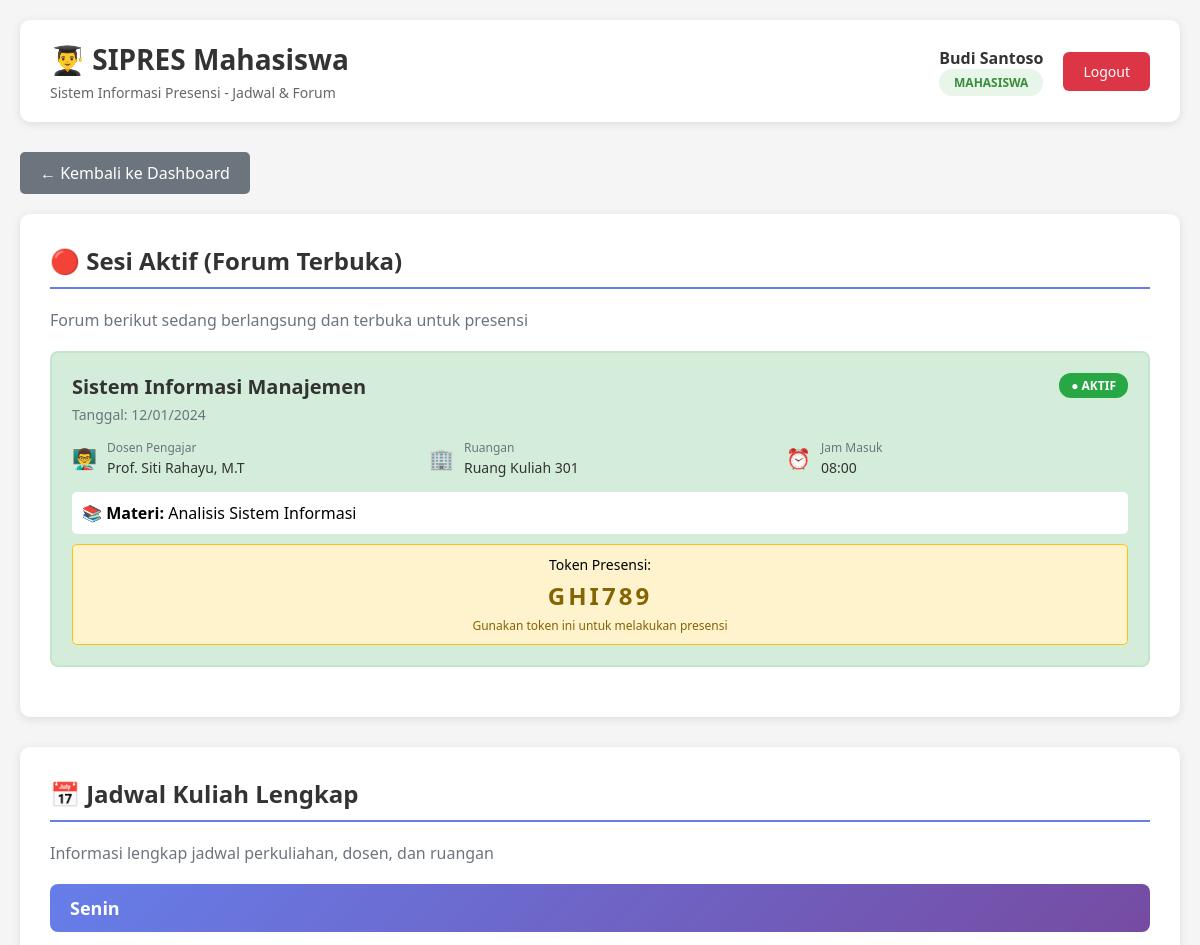
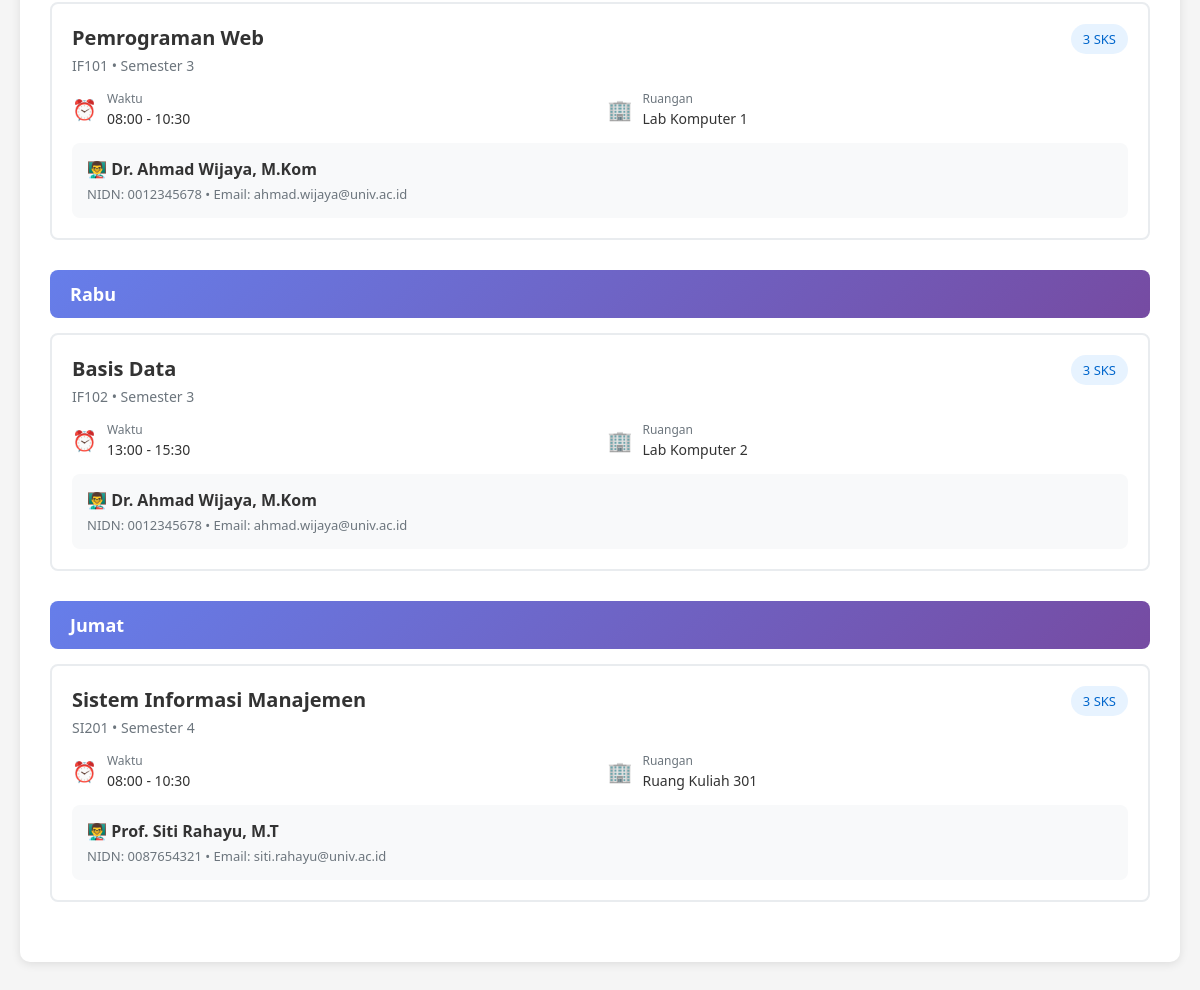
/modules/mahasiswa/jadwal.php (signed in), run on the app's committed database (2 pictures, top to bottom).
### tables this page shows
CREATE TABLE jurnal_perkuliahan (
    id_jurnal INT AUTO_INCREMENT PRIMARY KEY,
    id_jadwal INT NOT NULL,
    tanggal DATE NOT NULL,
    jam_masuk TIME NOT NULL,
    jam_keluar TIME NULL,
    materi_kuliah TEXT,
    token_presensi VARCHAR(6) NOT NULL COMMENT 'Token unik 6 karakter untuk mahasiswa',
    status_sesi ENUM('Open', 'Closed') DEFAULT 'Open',
    created_at TIMESTAMP DEFAULT CURRENT_TIMESTAMP,
    updated_at TIMESTAMP DEFAULT CURRENT_TIMESTAMP ON UPDATE CURRENT_TIMESTAMP,
    FOREIGN KEY (id_jadwal) REFERENCES jadwal_kuliah(id_jadwal) ON DELETE RESTRICT,
    INDEX idx_tanggal (tanggal),
    INDEX idx_token (token_presensi),
    INDEX idx_status (status_sesi),
    INDEX idx_jadwal (id_jadwal)
);

CREATE TABLE matakuliah (
    id_mk INT AUTO_INCREMENT PRIMARY KEY,
    kode_mk VARCHAR(20) NOT NULL UNIQUE,
    nama_mk VARCHAR(100) NOT NULL,
    sks INT NOT NULL,
    semester INT NOT NULL,
    created_at TIMESTAMP DEFAULT CURRENT_TIMESTAMP,
    INDEX idx_kode_mk (kode_mk),
    INDEX idx_semester (semester)
);

CREATE TABLE dosen (
    id_dosen INT AUTO_INCREMENT PRIMARY KEY,
    nidn VARCHAR(20) NOT NULL UNIQUE COMMENT 'NIDN/NIP Dosen',
    nama_lengkap VARCHAR(100) NOT NULL,
    email VARCHAR(100),
    no_telp VARCHAR(15),
    user_id INT NOT NULL,
    created_at TIMESTAMP DEFAULT CURRENT_TIMESTAMP,
    FOREIGN KEY (user_id) REFERENCES users(id_user) ON DELETE CASCADE,
    UNIQUE KEY unique_user (user_id),
    INDEX idx_nidn (nidn)
);

CREATE TABLE jadwal_kuliah (
    id_jadwal INT AUTO_INCREMENT PRIMARY KEY,
    id_mk INT NOT NULL,
    id_dosen INT NOT NULL,
    hari ENUM('Senin', 'Selasa', 'Rabu', 'Kamis', 'Jumat', 'Sabtu', 'Minggu') NOT NULL,
    jam_mulai TIME NOT NULL,
    jam_selesai TIME NOT NULL,
    ruangan VARCHAR(50) NOT NULL,
    created_at TIMESTAMP DEFAULT CURRENT_TIMESTAMP,
    FOREIGN KEY (id_mk) REFERENCES matakuliah(id_mk) ON DELETE RESTRICT,
    FOREIGN KEY (id_dosen) REFERENCES dosen(id_dosen) ON DELETE RESTRICT,
    INDEX idx_hari (hari),
    INDEX idx_dosen (id_dosen),
    INDEX idx_mk (id_mk)
);

### modules/mahasiswa/jadwal.php (the view, shortened to what this page needs)
<?php
$nama = $_SESSION['nama'] ?? 'Mahasiswa';
$conn = getDBConnection();
$jadwal_query = "SELECT jk.id_jadwal, mk.kode_mk, mk.nama_mk, mk.sks, mk.semester,
                        d.nama_lengkap as nama_dosen, d.nidn, d.email as email_dosen,
                        jk.hari, jk.jam_mulai, jk.jam_selesai, jk.ruangan
                 FROM jadwal_kuliah jk
                 JOIN matakuliah mk ON jk.id_mk = mk.id_mk
                 JOIN dosen d ON jk.id_dosen = d.id_dosen
                 ORDER BY
                     FIELD(jk.hari, 'Senin', 'Selasa', 'Rabu', 'Kamis', 'Jumat', 'Sabtu', 'Minggu'),
                     jk.jam_mulai";
$jadwal_result = $conn->query($jadwal_query);
$open_sessions_query = "SELECT jp.id_jurnal, jp.tanggal, jp.jam_masuk, jp.token_presensi,
                               jp.materi_kuliah, jp.status_sesi,
                               mk.nama_mk, d.nama_lengkap as nama_dosen, jk.ruangan, jk.hari
                        FROM jurnal_perkuliahan jp
                        JOIN jadwal_kuliah jk ON jp.id_jadwal = jk.id_jadwal
                        JOIN matakuliah mk ON jk.id_mk = mk.id_mk
                        JOIN dosen d ON jk.id_dosen = d.id_dosen
                        WHERE jp.status_sesi = 'Open'
                        ORDER BY jp.tanggal DESC, jp.jam_masuk DESC";
$open_sessions = $conn->query($open_sessions_query);
?>
<!DOCTYPE html>
<html lang="id">
<head>
    <link rel="stylesheet" href="/assets/css/dashboard.css">
</head>
<body>
    <div class="dashboard-container">
        <div class="header">
            <div class="header-left">
                <h1>👨‍🎓 SIPRES Mahasiswa</h1>
                <p>Sistem Informasi Presensi - Jadwal & Forum</p>
            </div>
            <div class="header-right">
                <div class="user-info">
                    <div class="user-name"><?php echo htmlspecialchars($nama); ?></div>
                    <div class="user-role">
                        <span class="role-badge mahasiswa">Mahasiswa</span>
                    </div>
                </div>
                <a href="/auth/logout.php" class="btn-logout">Logout</a>
            </div>
        </div>
        <a href="/modules/mahasiswa/dashboard.php" class="btn-back">← Kembali ke Dashboard</a>
        <?php if ($open_sessions->num_rows > 0): ?>
            <div class="schedule-container">
                <h2 class="section-title">🔴 Sesi Aktif (Forum Terbuka)</h2>
                <p style="color: #6c757d; margin-bottom: 20px;">
                    Forum berikut sedang berlangsung dan terbuka untuk presensi
                </p>
                <?php while ($session = $open_sessions->fetch_assoc()): ?>
                    <div class="schedule-card open-session">
                        <div class="schedule-header">
                            <div>
                                <div class="course-title">
                                    <?php echo htmlspecialchars($session['nama_mk']); ?>
                                </div>
                                <div class="course-code">
                                    Tanggal: <?php echo date('d/m/Y', strtotime($session['tanggal'])); ?>
                                </div>
                            </div>
                            <span class="open-badge">● AKTIF</span>
                        </div>
                        <div class="schedule-details">
                            <div class="detail-item">
                                <span class="detail-icon">👨‍🏫</span>
                                <div class="detail-content">
                                    <div class="detail-label">Dosen Pengajar</div>
                                    <div class="detail-value"><?php echo htmlspecialchars($session['nama_dosen']); ?></div>
                                </div>
                            </div>
                            <div class="detail-item">
                                <span class="detail-icon">🏢</span>
                                <div class="detail-content">
                                    <div class="detail-label">Ruangan</div>
                                    <div class="detail-value"><?php echo htmlspecialchars($session['ruangan']); ?></div>
                                </div>
                            </div>
                            <div class="detail-item">
                                <span class="detail-icon">⏰</span>
                                <div class="detail-content">
                                    <div class="detail-label">Jam Masuk</div>
                                    <div class="detail-value"><?php echo date('H:i', strtotime($session['jam_masuk'])); ?></div>
                                </div>
                            </div>
                        </div>
                        <?php if (!empty($session['materi_kuliah'])): ?>
                            <div style="margin-top: 15px; padding: 10px; background: white; border-radius: 5px;">
                                <strong>📚 Materi:</strong> <?php echo htmlspecialchars($session['materi_kuliah']); ?>
                            </div>
                        <?php endif; ?>
                        <div class="session-token">
                            <div style="font-size: 14px; margin-bottom: 5px;">Token Presensi:</div>
                            <div class="token-text"><?php echo htmlspecialchars($session['token_presensi']); ?></div>
                            <div style="font-size: 12px; margin-top: 5px; color: #856404;">
                                Gunakan token ini untuk melakukan presensi
                            </div>
                        </div>
                    </div>
                <?php endwhile; ?>
            </div>
        <?php endif; ?>
        <div class="schedule-container">
            <h2 class="section-title">📅 Jadwal Kuliah Lengkap</h2>
            <p style="color: #6c757d; margin-bottom: 20px;">
                Informasi lengkap jadwal perkuliahan, dosen, dan ruangan
            </p>
            <?php
            $current_day = '';
            if ($jadwal_result->num_rows > 0) {
                while ($row = $jadwal_result->fetch_assoc()) {
                    if ($current_day !== $row['hari']) {
                        if ($current_day !== '') {
                            echo '</div>';
                        }
                        $current_day = $row['hari'];
                        echo '<div class="day-group">';
                        echo '<div class="day-header">' . htmlspecialchars($current_day) . '</div>';
                    }
            ?>
                    <div class="schedule-card">
                        <div class="schedule-header">
                            <div>
                                <div class="course-title">
                                    <?php echo htmlspecialchars($row['nama_mk']); ?>
                                </div>
                                <div class="course-code">
                                    <?php echo htmlspecialchars($row['kode_mk']); ?> •
                                    Semester <?php echo htmlspecialchars($row['semester']); ?>
                                </div>
                            </div>
                            <span class="schedule-badge badge-sks">
                                <?php echo htmlspecialchars($row['sks']); ?> SKS
                            </span>
                        </div>
                        <div class="schedule-details">
                            <div class="detail-item">
                                <span class="detail-icon">⏰</span>
                                <div class="detail-content">
                                    <div class="detail-label">Waktu</div>
                                    <div class="detail-value">
                                        <?php echo date('H:i', strtotime($row['jam_mulai'])); ?> -
                                        <?php echo date('H:i', strtotime($row['jam_selesai'])); ?>
                                    </div>
                                </div>
                            </div>
                            <div class="detail-item">
                                <span class="detail-icon">🏢</span>
                                <div class="detail-content">
                                    <div class="detail-label">Ruangan</div>
                                    <div class="detail-value"><?php echo htmlspecialchars($row['ruangan']); ?></div>
                                </div>
                            </div>
                        </div>
                        <div class="lecturer-info">
                            <div class="lecturer-name">
                                👨‍🏫 <?php echo htmlspecialchars($row['nama_dosen']); ?>
                            </div>
                            <div class="lecturer-detail">
                                NIDN: <?php echo htmlspecialchars($row['nidn']); ?>
                                <?php if (!empty($row['email_dosen'])): ?>
                                    • Email: <?php echo htmlspecialchars($row['email_dosen']); ?>
                                <?php endif; ?>
                            </div>
                        </div>
                    </div>
            <?php
                }
                if ($current_day !== '') {
                    echo '</div>';
                }
            }
            ?>
        </div>
    </div>
</body>
</html>

### assets/css/dashboard.css (style rules this page uses)
* { margin: 0; padding: 0; box-sizing: border-box; }
body { font-family: 'Segoe UI', Tahoma, Geneva, Verdana, sans-serif; background: #f5f5f5; min-height: 100vh; }
.dashboard-container { max-width: 1200px; margin: 0 auto; padding: 20px; }
.header { background: white; padding: 20px 30px; border-radius: 10px; box-shadow: 0 2px 10px rgba(0, 0, 0, 0.1); margin-bottom: 30px; display: flex; justify-content: space-between; align-items: center; }
.header-left h1 { color: #333; font-size: 28px; margin-bottom: 5px; }
.header-left p { color: #666; font-size: 14px; }
.header-right { display: flex; align-items: center; gap: 20px; }
.user-info { text-align: right; }
.user-info .user-name { font-weight: 600; color: #333; font-size: 16px; }
.user-info .user-role { color: #666; font-size: 14px; text-transform: capitalize; }
.role-badge { display: inline-block; padding: 5px 15px; border-radius: 20px; font-size: 12px; font-weight: 600; text-transform: uppercase; }
.role-badge.mahasiswa { background: #e8f5e9; color: #388e3c; }
.btn-logout { padding: 10px 20px; background: #dc3545; color: white; border: none; border-radius: 6px; font-size: 14px; cursor: pointer; text-decoration: none; display: inline-block; transition: background 0.3s ease; }

### modules/mahasiswa/jadwal.php (style rules this page uses)
.schedule-container { background: white; padding: 30px; border-radius: 10px; box-shadow: 0 2px 10px rgba(0, 0, 0, 0.1); margin-bottom: 30px; }
.schedule-card { border: 2px solid #e9ecef; border-radius: 8px; padding: 20px; margin-bottom: 20px; transition: all 0.3s; }
.schedule-header { display: flex; justify-content: space-between; align-items: start; margin-bottom: 15px; }
.course-title { font-size: 20px; font-weight: 600; color: #333; margin-bottom: 5px; }
.course-code { color: #6c757d; font-size: 14px; }
.schedule-badge { padding: 6px 12px; border-radius: 15px; font-size: 13px; font-weight: 500; }
.badge-sks { background: #e7f3ff; color: #0066cc; }
.schedule-details { display: grid; grid-template-columns: repeat(auto-fit, minmax(200px, 1fr)); gap: 15px; margin-top: 15px; }
.detail-item { display: flex; align-items: center; gap: 10px; }
.detail-icon { font-size: 20px; }
.detail-content { flex: 1; }
.detail-label { font-size: 12px; color: #6c757d; margin-bottom: 2px; }
.detail-value { font-size: 14px; color: #333; font-weight: 500; }
.lecturer-info { background: #f8f9fa; padding: 15px; border-radius: 8px; margin-top: 15px; }
.lecturer-name { font-weight: 600; color: #333; margin-bottom: 5px; }
.lecturer-detail { font-size: 13px; color: #6c757d; }
.open-session { background: #d4edda; border: 2px solid #c3e6cb; }
.open-badge { background: #28a745; color: white; padding: 4px 12px; border-radius: 12px; font-size: 12px; font-weight: 600; }
.session-token { background: #fff3cd; border: 1px solid #ffc107; padding: 10px; border-radius: 5px; margin-top: 10px; text-align: center; }
.token-text { font-size: 24px; font-weight: 700; color: #856404; letter-spacing: 3px; }
.btn-back { display: inline-block; padding: 10px 20px; background: #6c757d; color: white; text-decoration: none; border-radius: 5px; margin-bottom: 20px; }
.section-title { font-size: 24px; color: #333; margin-bottom: 20px; padding-bottom: 10px; border-bottom: 2px solid #667eea; }
.day-group { margin-bottom: 30px; }
.day-header { background: linear-gradient(135deg, #667eea 0%, #764ba2 100%); color: white; padding: 12px 20px; border-radius: 8px; font-size: 18px; font-weight: 600; margin-bottom: 15px; }

### data on the page
jurnal_perkuliahan: matakuliah.nama_mk "Sistem Informasi Manajemen", tanggal "12/01/2024", dosen.nama_lengkap "Prof. Siti Rahayu, M.T", id_jadwal.ruangan "Ruang Kuliah 301", jam_masuk "08:00", materi_kuliah "Analisis Sistem Informasi", token_presensi "GHI789"
jadwal_kuliah: hari "Senin", id_mk.nama_mk "Pemrograman Web", id_mk.kode_mk "IF101", id_mk.semester "3", id_mk.sks "3", jam_mulai "08:00", jam_selesai "10:30", ruangan "Lab Komputer 1", id_dosen.nama_lengkap "Dr. Ahmad Wijaya, M.Kom", id_dosen.nidn "0012345678", id_dosen.email "ahmad.wijaya@univ.ac.id"
jadwal_kuliah: hari "Rabu", id_mk.nama_mk "Basis Data", id_mk.kode_mk "IF102", id_mk.semester "3", id_mk.sks "3", jam_mulai "13:00", jam_selesai "15:30", ruangan "Lab Komputer 2", id_dosen.nama_lengkap "Dr. Ahmad Wijaya, M.Kom", id_dosen.nidn "0012345678", id_dosen.email "ahmad.wijaya@univ.ac.id"
jadwal_kuliah: hari "Jumat", id_mk.nama_mk "Sistem Informasi Manajemen", id_mk.kode_mk "SI201", id_mk.semester "4", id_mk.sks "3", jam_mulai "08:00", jam_selesai "10:30", ruangan "Ruang Kuliah 301", id_dosen.nama_lengkap "Prof. Siti Rahayu, M.T", id_dosen.nidn "0087654321", id_dosen.email "siti.rahayu@univ.ac.id"

### other printed values
$nama "Budi Santoso"
